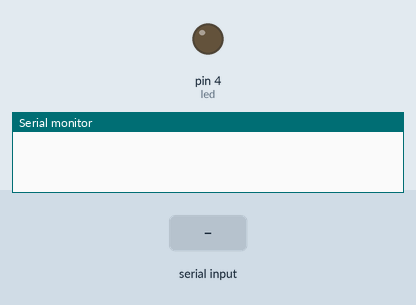
The sketch below on a simulated Arduino Uno, built with avr-gcc and run on an emulated ATmega328P. Parts: output pins drawn as LEDs (lit = HIGH), the last lines printed to the serial monitor. The test bench sets the inputs (shaded band).

Above: at 1.2 s.
1.3 s: "H" received over the second serial link
At 2.4 s:
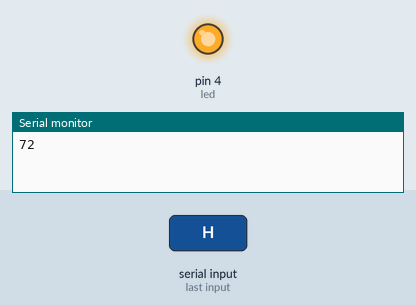
2.8 s: "L" received over the second serial link
At 3.6 s:
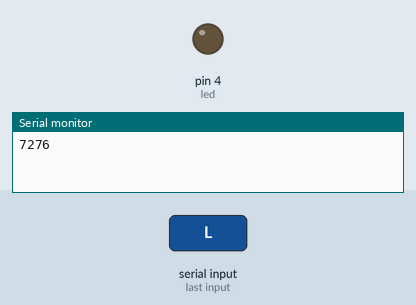
Timing chart, 0 to 5.8 s (numbered marks = the images above; inputs shaded):
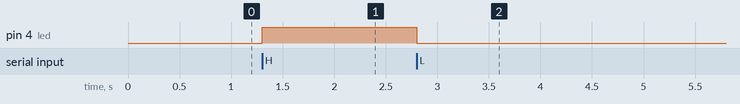

The sketch:

_023_Comunicacion_Arduinos.ino
```cpp
#include <SoftwareSerial.h>

int led = 4;
int est;

SoftwareSerial mySerial(10, 11); //RX, TX

void setup() {
  Serial.begin(9600);
  mySerial.begin(9600);
  pinMode(led, OUTPUT);
}

void loop() {
  if (mySerial.available()) {
    est = mySerial.read();
    Serial.print(est);
    if(est == 'H'){
      digitalWrite(led, HIGH);
    }
    if(est == 'L'){
      digitalWrite(led, LOW);
    }
  }

}
```

Measured:
- after the input at 1.3 s, pin 4 (led): LOW → HIGH at once
- after the input at 2.8 s, pin 4 (led): HIGH → LOW at once
